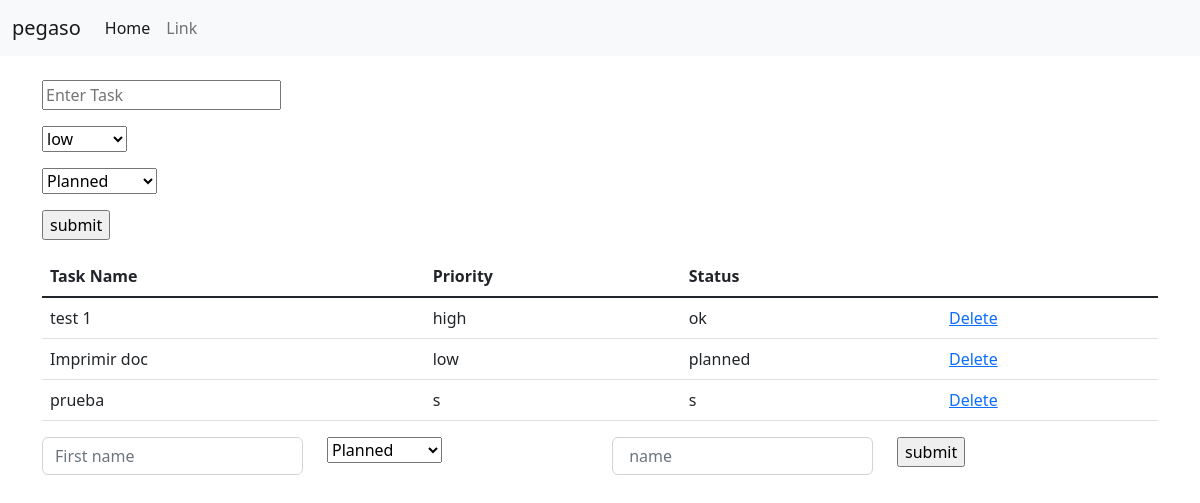
Before: / with the older database file.
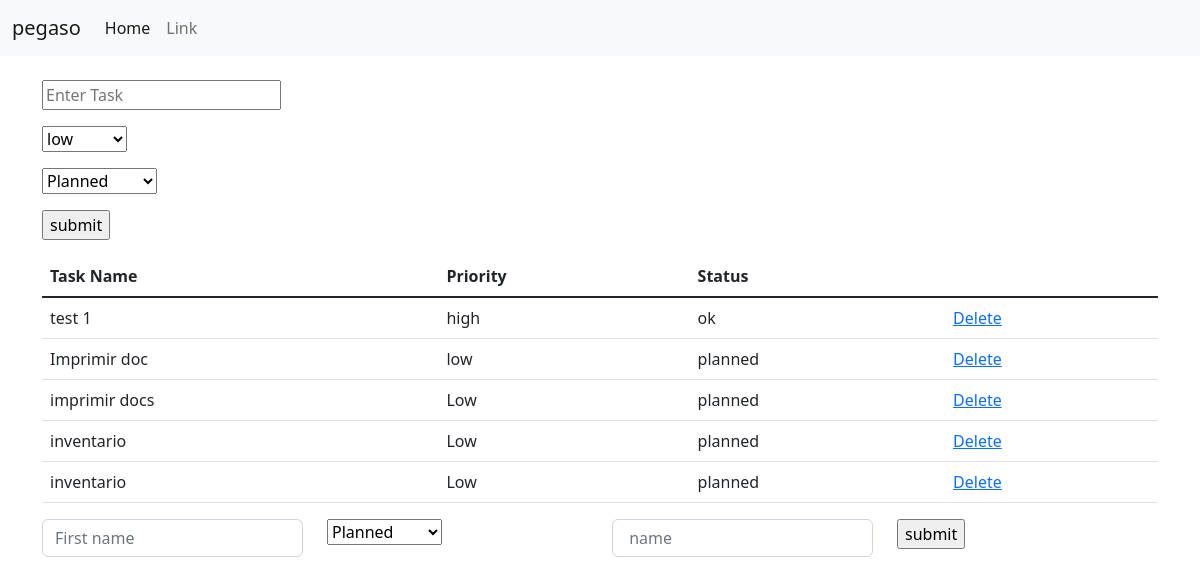
After: the same page with the newer database file.
### pegasoApp/models.py (models this page shows, shortened)
class taskDB(models.Model):
    task = models.CharField(max_length=30)
    priority = models.CharField(max_length=30)
    status = models.CharField(max_length=30)
    time_date = models.DateTimeField(default=timezone.now)

### pegasoApp/views.py (the view)
# urls.py: 2. Add a URL to urlpatterns:  path('', views.home, name='home')
def home(request):
    if request.method == 'POST':
        form = TaskForm(request.POST or NONE)
        if form.is_valid():
            form.save()
            all_items =taskDB.objects.all()
            messages.success(request,('new item added'))
            return render(request, 'index.html', {'all_items':all_items})
    else:
        all_items =taskDB.objects.all()
        return render(request, 'index.html', {'all_items':all_items})

### pegasoApp/templates/index.html (shortened to what this page needs)
<!DOCTYPE html>
<html lang="en">
<head>
    <link href="https://cdn.jsdelivr.net/npm/bootstrap@5.2.0/dist/css/bootstrap.min.css" rel="stylesheet">
    <nav class="navbar navbar-expand-lg bg-light">
        <div class="container-fluid">
          <a class="navbar-brand" href="#">pegaso</a>
          <div class="collapse navbar-collapse" id="navbarSupportedContent">
            <ul class="navbar-nav me-auto mb-2 mb-lg-0">
              <li class="nav-item">
                <a class="nav-link active" aria-current="page" href="#">Home</a>
              </li>
              <li class="nav-item">
                <a class="nav-link" href="#">Link</a>
              </li>
            </ul>
          </div>
        </div>
    </nav>
</head>
<body>
  <div class="container">
    <div><br></div>
    <form class="mb-3" action="{% url 'home' %}" method="post">
      <div class="mb-3">
          <input type="text" name="task" placeholder="Enter Task">
      </div>
      <div class="mb-3">
        <select name="priority">
          <option value="Low">low</option>
        </select>
      </div>
      <div class="mb-3">
          <select name="status">
            <option value="planned">Planned</option>
          </select>
        </div>
      <input type="submit" value="submit"><br>
    </form>
    <table class="table">
        <thead>
            <tr>
                <th scope="col">Task Name</th>
                <th scope="col">Priority</th>
                <th scope="col">Status</th>
            </tr>
        </thead>
        <tbody class="table-group-divider">
            {% for task in all_items %}
            <tr>
                <td>{{task.task}}</td>
                <td>{{task.priority}}</td>
                <td>{{task.status}}</td>
                <td><a href="{% url 'delete' task.id %}">Delete</a></td>
            </tr>
            {% endfor %}
        </tbody>
    </table>
    <form>
      <div class="row">
        <div class="col">
          <input type="text" class="form-control" placeholder="First name">
        </div>
        <div class="col">
          <select name="status2">
            <option value="planned">Planned</option>
          </select>
        </div>
        <div class="col">
          <input type="text" class="form-control" placeholder=" name">
        </div>
        <div class="col">
          <input type="submit" value="submit"><br>
        </div>
      </div>
    </form>
  </div>
</body>
</html>

Changed rows visible on the page:
removed taskDB: task "prueba", priority "s", status "s"
added taskDB: task "imprimir docs", priority "Low", status "planned"
added taskDB: task "inventario", priority "Low", status "planned"
added taskDB: task "inventario", priority "Low", status "planned"
